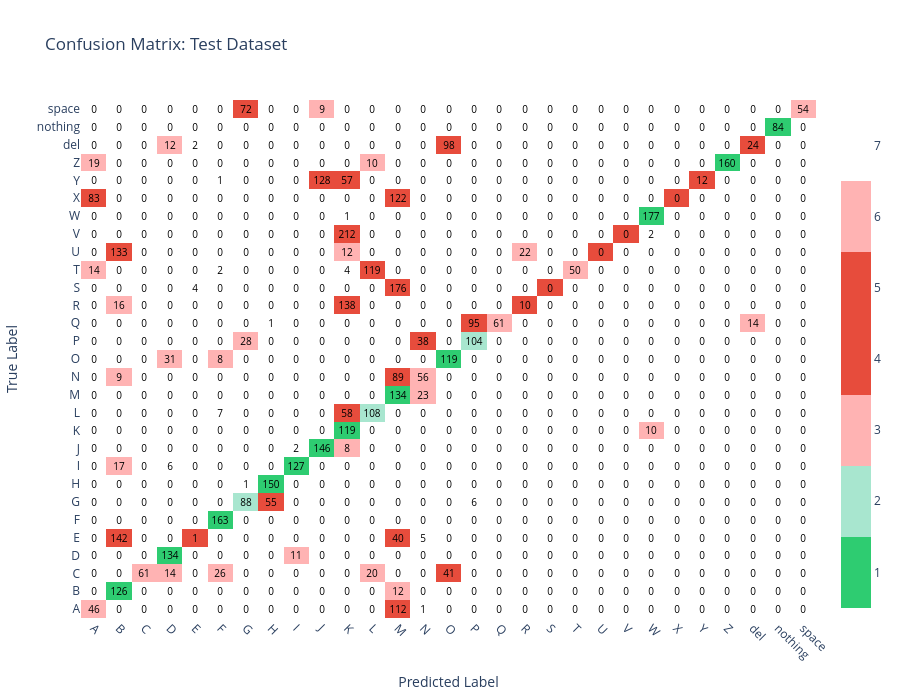

Notebook source saved alongside this figure:
### Code cell
test_model(model, test_loader = test2_loader)

### Figure 1 — Plotly figure (JSON) as saved in the notebook; plotly's stock layout.template omitted (floating-point values rounded to 4 significant figures; data arrays with more than 128 entries replaced by an {"elided": "..."} marker saying what was removed)
{"data": [{"colorscale": [[0, "#2ecc71"], [0.1429, "#2ecc71"], [0.1429, "#a8e6cf"], [0.2857, "#a8e6cf"], [0.2857, "#ffb3b3"], [0.4286, "#ffb3b3"], [0.4286, "#e74c3c"], [0.5714, "#e74c3c"], [0.5714, "#e74c3c"], [0.7143, "#e74c3c"], [0.7143, "#ffb3b3"], [0.8571, "#ffb3b3"], [0.8571, "#ffffff"], [1, "#ffffff"]], "hovertemplate": "True: %{y}<br>Predicted: %{x}<br>%{text}<extra></extra>", "text": {"elided": "29x29 str values"}, "textfont": {"color": "black", "size": 10}, "texttemplate": "%{text}", "type": "heatmap", "x": ["A", "B", "C", "D", "E", "F", "G", "H", "I", "J", "K", "L", "M", "N", "O", "P", "Q", "R", "S", "T", "U", "V", "W", "X", "Y", "Z", "del", "nothing", "space"], "y": ["A", "B", "C", "D", "E", "F", "G", "H", "I", "J", "K", "L", "M", "N", "O", "P", "Q", "R", "S", "T", "U", "V", "W", "X", "Y", "Z", "del", "nothing", "space"], "z": {"elided": "29x29 int values"}, "zmax": 7.5, "zmin": 0.5}], "layout": {"height": 700, "title": {"text": "Confusion Matrix: Test Dataset"}, "width": 900, "xaxis": {"tickangle": 45, "title": {"text": "Predicted Label"}}, "yaxis": {"title": {"text": "True Label"}}}}
